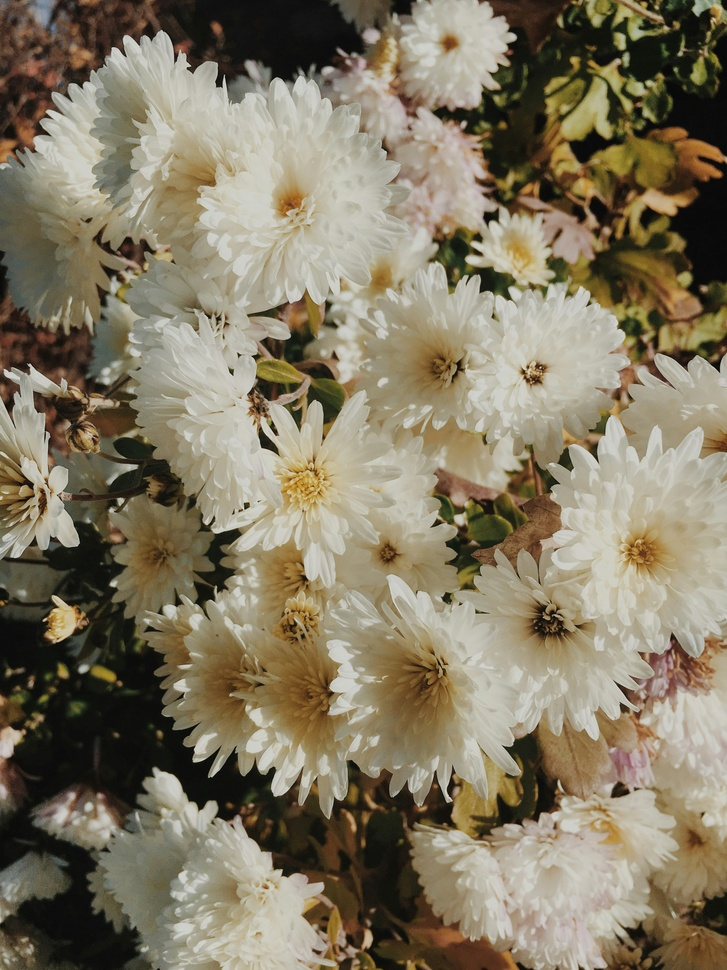
#> input picture Imagenes/floresblancas.jpg, 727 x 970 px, shrunk from 3024 x 4032 before the run, found by its file name
$ jupyter execute PDI_Iluminacion_HSV.ipynb
#> lines starting #> are read from the running program, lines starting #| are printed output that depends on the picture
<a href="https://colab.research.google.com/github/dilp90/PDI/blob/main/Procesamiento_a_color/PDI_Iluminacion_HSV.ipynb" target="_parent"></a>

[cell 1]
import cv2
import matplotlib.pyplot as plt

[cell 2]
# Cargar imagen oscura
img_bgr = cv2.imread('/content/floresblancas.jpg')
#> img_bgr is the input picture: shape (970, 727, 3); mean B, G, R 99.2, 121.2, 130.6
img_rgb = cv2.cvtColor(img_bgr, cv2.COLOR_BGR2RGB)

# Convertir a HSV
img_hsv = cv2.cvtColor(img_bgr, cv2.COLOR_BGR2HSV)
#> img_hsv: shape (970, 727, 3); mean H, S, V 24, 73.2, 131

# Separar canales H, S y V
h, s, v = cv2.split(img_hsv)
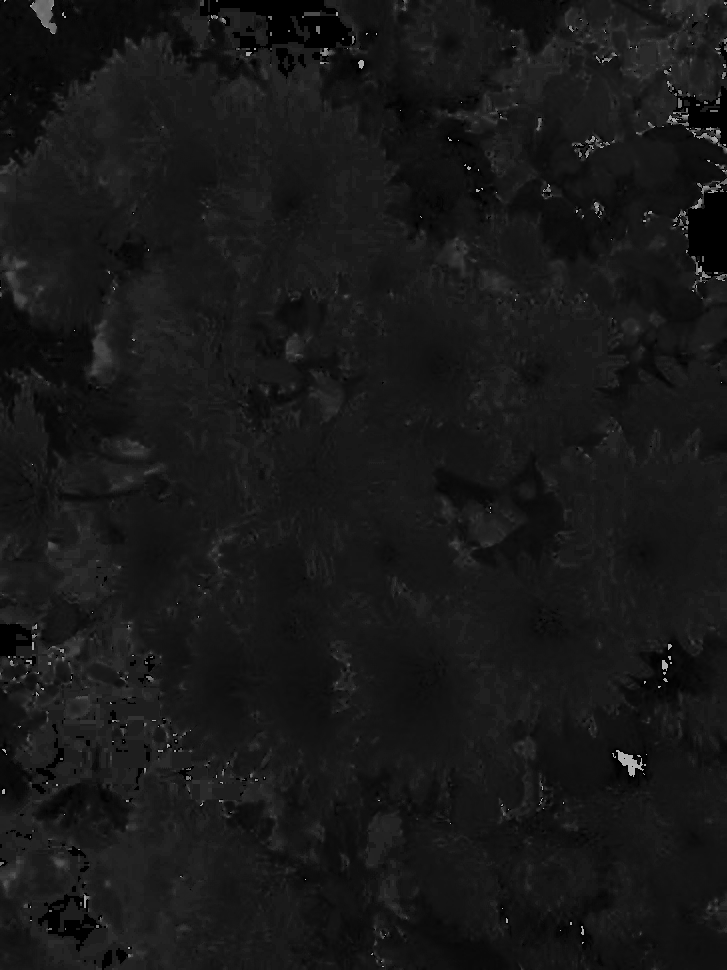
#> h: shape (970, 727); min 0, max 179, mean 24
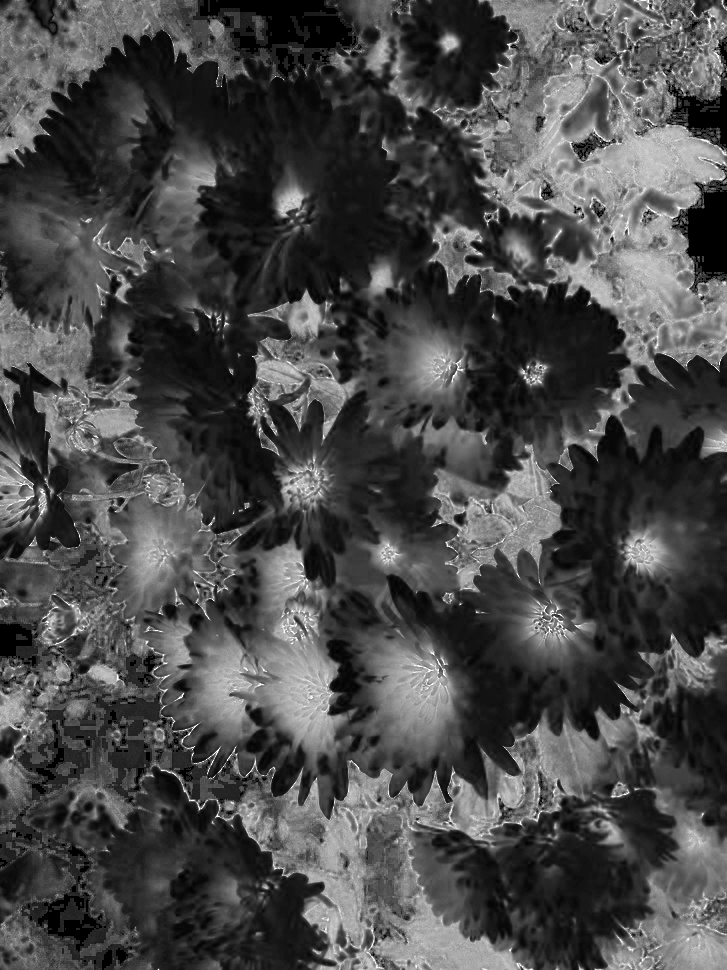
#> s: shape (970, 727); min 0, max 255, mean 73.2
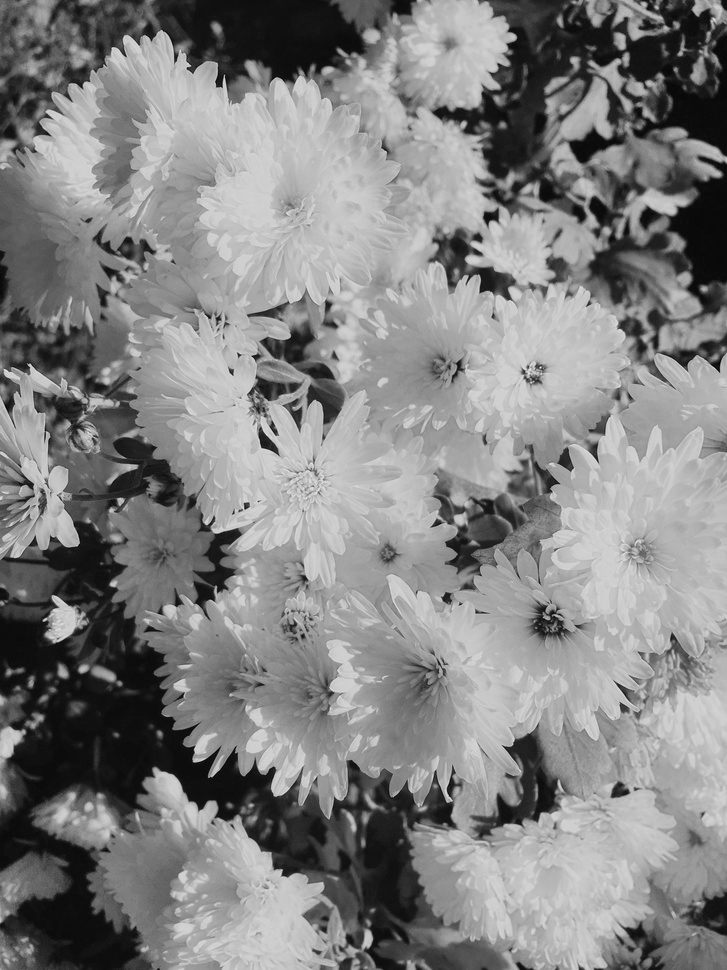
#> v: shape (970, 727); min 1, max 235, mean 131

# Ecualizar solo el canal de valor (brillo)
v_eq = cv2.equalizeHist(v)
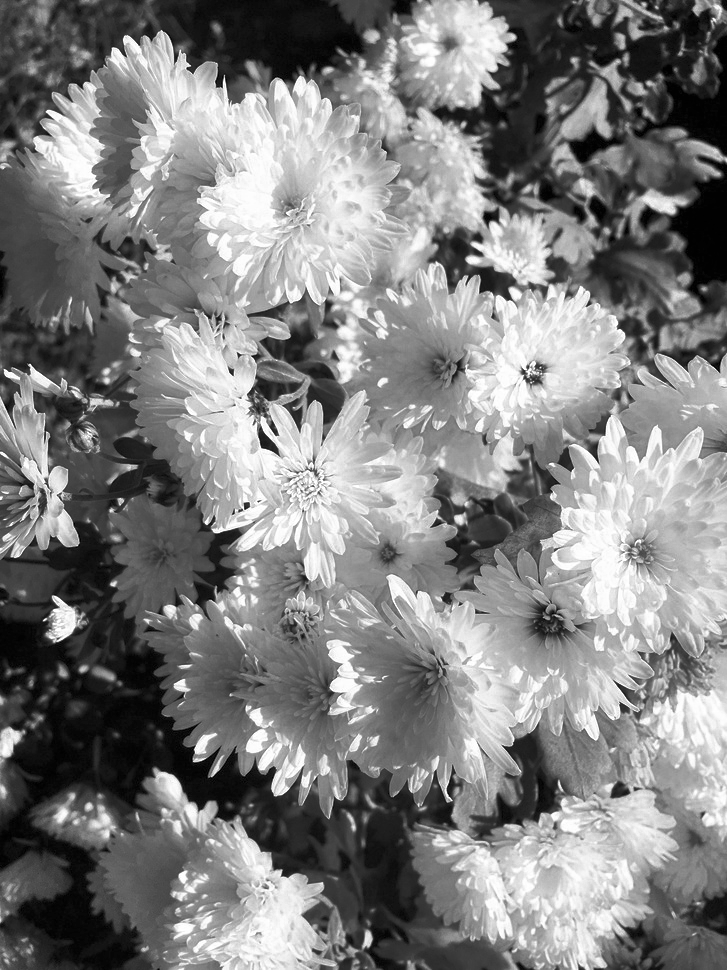
#> v_eq: shape (970, 727); min 0, max 255, mean 128.3

# Combinar canales con el V ecualizado
img_hsv_eq = cv2.merge([h, s, v_eq])
#> img_hsv_eq: shape (970, 727, 3); mean H, S, V 24, 73.2, 128.3

# Convertir de nuevo a BGR y luego a RGB para visualización
img_eq_bgr = cv2.cvtColor(img_hsv_eq, cv2.COLOR_HSV2BGR)
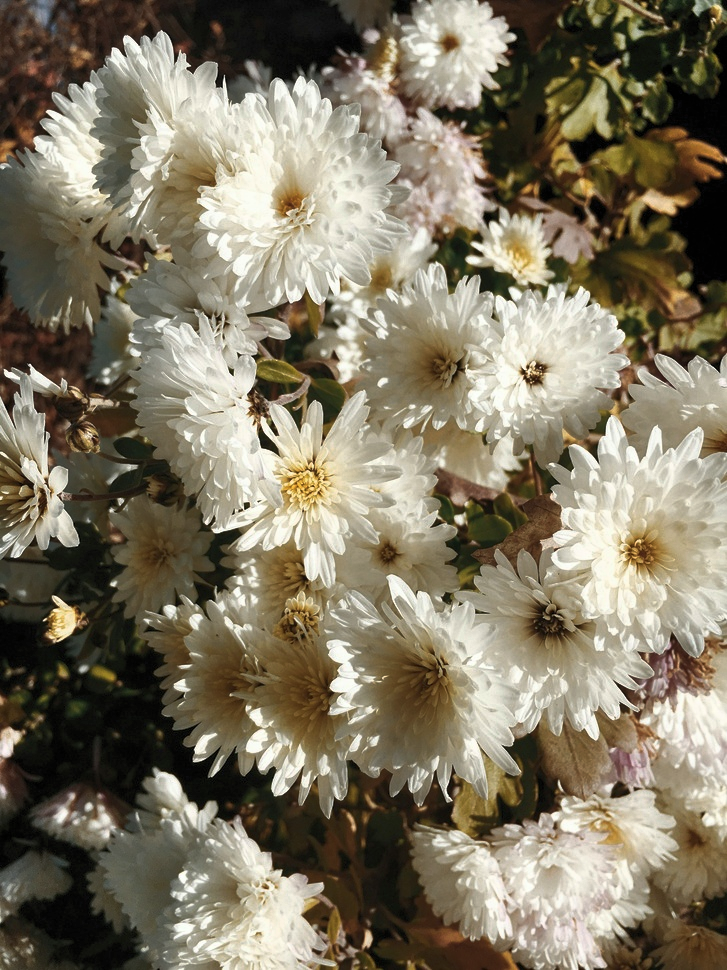
#> img_eq_bgr: shape (970, 727, 3); mean B, G, R 99.3, 119.4, 127.9
img_eq_rgb = cv2.cvtColor(img_eq_bgr, cv2.COLOR_BGR2RGB)

[cell 3]
# Mostrar imágenes original y mejorada
plt.figure(figsize=(10, 5))

plt.subplot(1, 2, 1)
plt.imshow(img_rgb)
plt.title('Imagen original')
plt.axis('off')

plt.subplot(1, 2, 2)
plt.imshow(img_eq_rgb)
plt.title('Imagen mejorada (Ecualización V)')
plt.axis('off')

plt.tight_layout()
plt.show()
